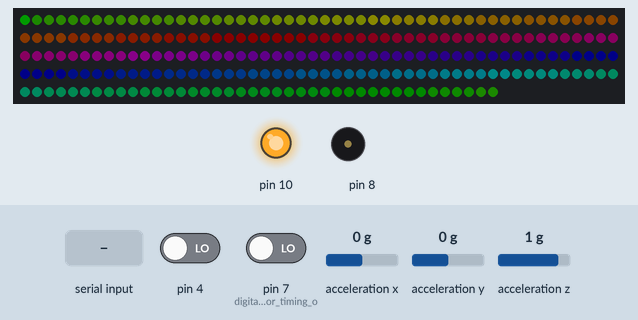
Recording of a sketch running on a simulated Arduino Pro Mini, built with avr-gcc and run on an emulated ATmega328P. Shown: 240 RGB LEDs in strip order, left to right, continuing on the next row, output pins drawn as LEDs (lit = HIGH), buzzer (waves = sounding). Inputs (shaded band) come from the test bench; at power-on: pin 4 LOW, pin 7 (digital_flag_for_timing_o) LOW, acceleration x 0 g, acceleration y 0 g, acceleration z 1 g. Dim RGB values are drawn brighter than linear.

Above: at 1.8 s.
1.9 s: pin 4 driven HIGH
4.1 s: byte 1 (1) received over Serial
At 4.51 s:
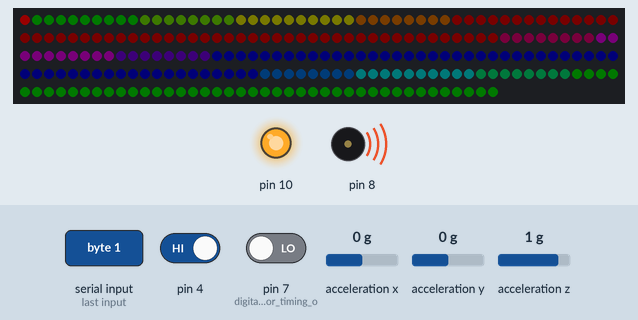
5.9 s: byte 2 (2) received over Serial
At 6.38 s:
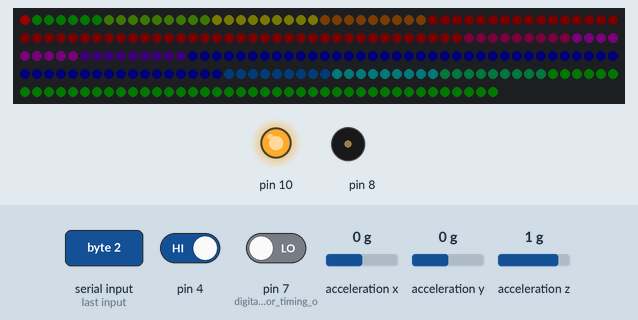
Timing chart, 0 to 8.9 s (numbered marks = the images above; inputs shaded):
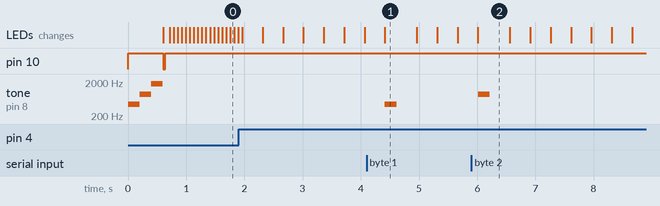

Measured:
- after the input at 4.1 s, tone on pin 8: silent → 440 Hz after 0.32 s, → silent 0.20 s later
- after the input at 5.9 s, tone on pin 8: silent → 880 Hz after 0.11 s, → silent 0.20 s later

The sketch:

LongmontBikeTest4.ino
```cpp
/* =============================================================
 * Longmont Bike 4
 * Run this on the breadboard, 7 leds, Xbee #2
 * based on BB7 snow globe code
 *
 *  LED string on SPI port pins 11 and 13 CLK and MOSI, pin 10 SPISEL
 *   is an enable signal to the voltage translator TXB0104, must be high
 *   to send data to LEDs
 *  Accelerometer on SPI bus, pins 11,12,13, uses pin 10 SPISEL as
 *   an active low select.
 *  Xbee on the UART pins RXI TXD, 57600 baud to match bootloader,
 *   DIO3 is tied to GRN (reset thru 0.1 uF cap), "digital line passing"
 *   forwards DIO3 of master, which is tied to DTR so the Arduino IDE
 *   can reset chip and start programming sequence.
 *  Piezo for tone on pin 8.
 *  Max4466 Mic Amp on A0 analog input for sound.
 *
 *  2 menu switch inputs on pins 4 and 7.
 *
 *  LED Layout: 2 sets 0 to 20, and 21 to 41, plus one extra at 42.
 *
 *  Dr Tom Flint, 27 Jan 2019
 *  Rework for the 3.3 volt ProMini, 22 Feb 2019
 *  Add over-the-air setup, 1 Mar 2019
 *  Adapt for Globe BB-6a, 2 April 2019
 *  From BB7 hack a new Bike Lights version, 13 Nov 2020
 *  Add daisy-chain dotstar on end of fiber box, 22 Nov 2020
 *
 ===============================================================*/

#include <Adafruit_DotStar.h>
#include <SPI.h>              // spi for LED string
#include "SparkFunLIS3DH.h"   // 3d accelerometer
#include "Wire.h"             // i2c for accel
//#define NUMLEDS 7            // Number of LEDs in strip
#define NUMLEDS 240            // Number of LEDs in strip
#define TONETIME 200          // mSec for tone outputs

Adafruit_DotStar strip = Adafruit_DotStar(NUMLEDS, DOTSTAR_BRG);

typedef struct {
    double r;       // a fraction between 0 and 1
    double g;       // a fraction between 0 and 1
    double b;       // a fraction between 0 and 1
} rgb;

typedef struct {
    double h;       // angle in degrees
    double s;       // a fraction between 0 and 1
    double v;       // a fraction between 0 and 1
} hsv;
rgb colorOut;
hsv colorIn;

// Colors
unsigned long color1;   // hue (HSV)
float bright = 0.0;
float bright_cmd = 0.0;
float bright2 = 0.0;
unsigned int shift = 0;

float findex = 120;       // Keep track of hue with a float, limit loop delay
//float finc = 0.2;      // increment much less than 1.0
float finc = 1.0;      // increment much less than 1.0
float hueBase = 0;
int led = 0;
float index = 0;
float index2 = 0;

//#define NUMHUES 7    //   red    ora    yel  grn   cyan   indigo  violet   repeat red
//float Hue[NUMHUES+1] = { 120,   115,   90,  4,    340,   260,    210,      120 };
#define NUMHUES 6    //   red  yel  grn   cyan   indigo  violet   repeat red
float Hue[NUMHUES+1] = { 120,  60,  0,    300,   240,    180,      120 };
float HueDelta = 5;

#define NUMSHADES 20
#define NUMCOLORS (NUMHUES*NUMSHADES)
unsigned long colorA[NUMCOLORS+2];

int index3 = 0;   // indices 3,4 for new color methods
int index4 = 0;
int delay2 = 0;

//#define MAXMODE 10
#define MAXMODE 1
int mode = 0;
int old_mode = 0;

#define MAXLEVEL 9
int level = 2;
int old_level = 0;

int buttons_in = 3;
int old_buttons = 3;

// Xbee
int XbeeIn = 0;
int XbeeOut = 0;
int XbeeCount = 0;

// Accelerometer
LIS3DH a1( SPI_MODE, 10 );  // Use spi with pin10 as chip select
float ax, ay, az;     // accelerometer readings
float mx, my, mz;     // magnitude and limit to 0 to 1.0


//=================================================================================
// rgb values are doubles on scale 0 to 1.0

hsv rgb2hsv(rgb in)
{
    hsv         out;
    double      min, max, delta;

    min = in.r < in.g ? in.r : in.g;
    min = min  < in.b ? min  : in.b;

    max = in.r > in.g ? in.r : in.g;
    max = max  > in.b ? max  : in.b;

    out.v = max;                                // v
    delta = max - min;
    if (delta < 0.00001)
    {
        out.s = 0;
        out.h = 0; // undefined, maybe nan?
        return out;
    }
    if( max > 0.0 ) { // NOTE: if Max is == 0, this divide would cause a crash
        out.s = (delta / max);                  // s
    } else {
        // if max is 0, then r = g = b = 0
        // s = 0, h is undefined
        out.s = 0.0;
        out.h = NAN;                            // its now undefined
        return out;
    }
    if( in.r >= max )                           // > is bogus, just keeps compilor happy
        out.h = ( in.g - in.b ) / delta;        // between yellow & magenta
    else
    if( in.g >= max )
        out.h = 2.0 + ( in.b - in.r ) / delta;  // between cyan & yellow
    else
        out.h = 4.0 + ( in.r - in.g ) / delta;  // between magenta & cyan

    out.h *= 60.0;                              // degrees

    if( out.h < 0.0 )
        out.h += 360.0;

    return out;
}

//=================================================================================
// This function converts HSV to RGB triplets

rgb hsv2rgb(hsv in)
{
    double      hh, p, q, t, ff;
    long        i;
    rgb         out;

    if(in.s <= 0.0) {       // < is bogus, just shuts up warnings
        out.r = in.v;
        out.g = in.v;
        out.b = in.v;
        return out;
    }
    hh = in.h;
    if(hh >= 360.0) hh = 0.0;
    hh /= 60.0;
    i = (long)hh;
    ff = hh - i;
    p = in.v * (1.0 - in.s);
    q = in.v * (1.0 - (in.s * ff));
    t = in.v * (1.0 - (in.s * (1.0 - ff)));

    switch(i) {
    case 0:
        out.r = in.v;
        out.g = t;
        out.b = p;
        break;
    case 1:
        out.r = q;
        out.g = in.v;
        out.b = p;
        break;
    case 2:
        out.r = p;
        out.g = in.v;
        out.b = t;
        break;

    case 3:
        out.r = p;
        out.g = q;
        out.b = in.v;
        break;
    case 4:
        out.r = t;
        out.g = p;
        out.b = in.v;
        break;
    case 5:
    default:
        out.r = in.v;
        out.g = p;
        out.b = q;
        break;
    }
    return out;
}


//=================================================================================
// This function takes floating point values for
// hue = h range 0 to 360
// saturation = s range 0 to 1.0
// value = v range 0 to 1.0
// and returns a 32 bit color code for the RGB values
// needed for the LED string: 0x00GGRRBB
unsigned long getColor(float h, float s, float v){

  unsigned long temp;

  colorIn.h = h;
  colorIn.s = s;
  colorIn.v = v;
  colorOut = hsv2rgb(colorIn);
  colorOut.r *= 255;
  colorOut.g *= 255;
  colorOut.b *= 255;

  temp = colorOut.r;
  temp = temp<<8;
  temp = temp + colorOut.g;
  temp = temp<<8;
  temp = temp + colorOut.b;

  return(temp);
}

//=================================================================================
// This function takes floating point values for
// hue = h range 0 to 360
// saturation = s range 0 to 1.0
// value = v range 0 to 1.0
// and returns a 32 bit color code for the RGB values
// needed for the LED string: 0x00GGRRBB
unsigned long getColor2(float h, float s, float v){

  unsigned long temp;

  colorIn.h = h;
  colorIn.s = s;
  colorIn.v = v;
  colorOut = hsv2rgb(colorIn);

  // compensation for low end output
  if(colorOut.r>0.005) colorOut.r = colorOut.r + 0.01*(1-colorOut.r)*(1-colorOut.r);
  if(colorOut.g>0.005) colorOut.g = colorOut.g + 0.01*(1-colorOut.g)*(1-colorOut.g);
  if(colorOut.b>0.005) colorOut.b = colorOut.b + 0.01*(1-colorOut.b)*(1-colorOut.b);

  colorOut.r *= 255;
  colorOut.g *= 255;
  colorOut.b *= 255;

  temp = colorOut.r;
  temp = temp<<8;
  temp = temp + colorOut.g;
  temp = temp<<8;
  temp = temp + colorOut.b;

  return(temp);
}

//=================================================================================
// This function takes floating point values for
// hue = h range 0 to 360
// saturation = s range 0 to 1.0
// value = v range 0 to 1.0
// and returns a 32 bit color code for the RGB values
// needed for the LED string: 0x00GGRRBB
// Use the Adafruit DotStar libraries as much as possible

unsigned long getColor3(float h, float s, float v){

  unsigned long color1;
  unsigned long color2;
  uint16_t hue;
  uint8_t sat;
  uint8_t val;

  hue = floor(h*65535.0/360.0);
  sat = floor(s*255);
  val = floor(v*255);

  color1= strip.ColorHSV(hue,sat,val);
  color2 = strip.gamma32(color1);

  return(color2);
}

//=================================================================================
// Scale a color that is already in the unsigned long format by a floating point
// value to achieve dimming from a full brightness reference
unsigned long scaleColor(unsigned long color, float bright){

  unsigned long scolor = 0;
  unsigned long red = 0;
  unsigned long grn = 0;
  unsigned long blu = 0;

  // divide the unsigned long into 3 fields
  blu=color & 0x000000FF;
  grn=(color & 0x0000FF00)>>8;
  red=(color & 0x00FF0000)>>16;

  // compensation for non-linear output
  if(bright<0.003){
    bright=0;
  }else{
    bright = bright*bright+0.001;
  }
  if(bright>1)bright=1;

  // scale each color
  blu = bright * (float)blu;
  grn = bright * (float)grn;
  red = bright * (float)red;

  // assemble back into an unsigned long
  scolor = red;
  scolor = scolor<<8;
  scolor = scolor + grn;
  scolor = scolor<<8;
  scolor = scolor + blu;

  return(scolor);
}

//=================================================================================
// Scale a color that is already in the unsigned long format by shifting
// value to achieve dimming from a full brightness reference
unsigned long scaleColor2(unsigned long color, int shift){

  unsigned long scolor = 0;
  unsigned long red = 0;
  unsigned long grn = 0;
  unsigned long blu = 0;

  if(shift<0)return(0L);
  if(shift>7)return(0L);

  // divide the unsigned long into 3 fields
  blu=color & 0x000000FF;
  grn=(color & 0x0000FF00)>>8;
  red=(color & 0x00FF0000)>>16;

  // scale each color
  blu = blu>>shift;
  grn = grn>>shift;
  red = red>>shift;

  // assemble back into an unsigned long
  scolor = red;
  scolor = scolor<<8;
  scolor = scolor + grn;
  scolor = scolor<<8;
  scolor = scolor + blu;

  return(scolor);
}
//=================================================================================

void setup() {

  // Pin 10 is the SPISEL line, set it HIGH to use the LEDs or the Piezo, both are enabled
  // thru the 3.3 to 5 volt level shifter.  Pin 10 LOW to use spi with the accelerometer.
  pinMode(10,OUTPUT);
  digitalWrite(10,LOW);

  // Startup tone
  digitalWrite(10,HIGH);
  tone(8,440,TONETIME);
  delay(TONETIME);
  tone(8,880,TONETIME);
  delay(TONETIME);
  tone(8,1760,TONETIME);
  delay(TONETIME);
  digitalWrite(10,LOW);

  // LED strip
  digitalWrite(10,HIGH);
  strip.begin(); // Initialize pins for output
  strip.show();  // Turn all LEDs off ASAP
  digitalWrite(10,LOW);

  // Xbee
//  Serial.begin(19200);   // Serial comms with the Xbee
  Serial.begin(57600);   // Serial comms with the Xbee

  // Debugging
//  Serial.begin(19200);   // Serial comms to the IDE for debug
//  Serial.print("ProMini3: startup Ok");
  pinMode(7,OUTPUT);    // digital flag for timing on scope
  digitalWrite(7,LOW);

  // Accelerometer
  a1.settings.adcEnabled = 0;
  a1.settings.tempEnabled = 0;
  a1.settings.accelSampleRate = 25;  // Hz.  Can be: 0,1,10,25,50,100,200,400,1600,5000 Hz
  a1.settings.accelRange = 4;        // Max G force readable.  Can be: 2, 4, 8, 16
  a1.settings.xAccelEnabled = 1;
  a1.settings.yAccelEnabled = 1;
  a1.settings.zAccelEnabled = 1;
  a1.begin();

  // Toggle menu switch on pins 4 and 7
  pinMode(4,INPUT);
  pinMode(7,INPUT);

  // setup colors
  int hi; // hue index
  int ci; // color index
  int di; // delta index
  float base;
  float delta;
  ci=0;

  for(hi=0;hi<NUMHUES;hi++){          // loop over the hues
    base = Hue[hi];
    index2=base;    // TEST
    delta = Hue[hi]-Hue[hi+1];
    if(delta<0) delta+=360;
    delta = delta / (float)NUMSHADES;
    for(di=0;di<NUMSHADES;di++) {       // generate shades of each hue
      index2 = base - delta*di;
      while(index2>360)index2-=360;
      while(index2<0)index2+=360;
      colorA[hi*NUMSHADES+di]=getColor2(index2,1,1);  // full brightness, use RGB low-level compensation
    }
  }

}

//=================================================================================

void loop() {

  digitalWrite(10,LOW);    // SPI select for LEDs    TEST
  // Read the 3d accelerometer on the SPI
  digitalWrite(4,HIGH);
  ax = a1.readFloatAccelX();
  ay = a1.readFloatAccelY();
  az = a1.readFloatAccelZ();
  digitalWrite(4,LOW);
  digitalWrite(10,HIGH);    // SPI select for LEDs    TEST

  // Xbee comms
  if(Serial.available()>0){
    XbeeIn = Serial.read();
    XbeeOut = XbeeIn + 1;

    //Serial.print(XbeeOut);

    if(XbeeIn == 1){
      tone(8,440,TONETIME);
      delay(TONETIME);
    }
    if(XbeeIn == 2){
      tone(8,880,TONETIME);
      delay(TONETIME);
    }
    if(XbeeIn == 3){
      tone(8,1760,TONETIME);
      delay(TONETIME);
    }

  }


  // Read 4 toggle switch input, normally high, pulled low when toggle is active
  buttons_in = 0;
  if(digitalRead(4)==HIGH) buttons_in +=1;
  if(digitalRead(7)==HIGH) buttons_in +=2;
  if(buttons_in != old_buttons){
    // got a new button press
    old_buttons = buttons_in;

    if(buttons_in == 1){
      mode +=1;
      if(mode>MAXMODE) mode=0;
    }
    if(buttons_in == 2){
      level +=1;
      if(level>MAXLEVEL) level=0;
    }
  }


  // ******** mode ALL *******************************************************
  if(mode >= 0){
    // update the hue index, first as float then as an int
    findex -= finc;
    if(findex>360) findex -= 360;
    if(findex<0) findex += 360;
    index = findex;

    // level will control brightness and speed of the spiral
    if(level==0) {bright_cmd=0; shift=9;}
    if(level==1) {bright_cmd=0.05; shift=8;}
    if(level==2) {bright_cmd=0.1; shift=7;}
    if(level==3) {bright_cmd=0.15; shift=6;}
    if(level==4) {bright_cmd=0.2; shift=5;}
    if(level==5) {bright_cmd=0.3; shift=4;}
    if(level==6) {bright_cmd=0.4; shift=3;}
    if(level==7) {bright_cmd=0.6; shift=2;}
    if(level==8) {bright_cmd=0.8; shift=1;}
    if(level==9) {bright_cmd=1.0; shift=0;}

//    if(bright<bright_cmd)bright += 0.0005;   // range 0 to 1.0
//    if(bright>bright_cmd)bright -=0.0005;
    bright=bright_cmd;      // TEST don't ramp
  }

  // ***************** mode 0, flow *******************************************************
  if(mode==0){

    for(led=0;led<NUMLEDS;led++){
      index2=index-led*1.5;
      while(index2>360)index2-=360;
      while(index2<0)index2+=360;
//      color1 = getColor(index2,1,bright);        // use base color
      color1 = getColor(index2,1,bright*0.4);        // use base color
      strip.setPixelColor(led,color1);
    }

    color1 = getColor(120,1,bright);        // mode marker
    strip.setPixelColor(0,color1);
}
  // ***************** mode 1, flow *******************************************************
  if(mode==1){

    for(led=0;led<NUMLEDS;led++){
      index2=index-led*1.5;
      while(index2>360)index2-=360;
      while(index2<0)index2+=360;
//      color1 = getColor3(index2,1,bright);        // use base color
      color1 = scaleColor(getColor3(index2,1,1.0),bright);        // use base color
      strip.setPixelColor(led,color1);
    }
    color1 = getColor(0,1,bright);        // mode marker
    strip.setPixelColor(0,color1);
  }

  // ***************** mode 2, LUT flow **********************************************
  if(mode==2){
    strip.clear();

    index3=index;

    // update the strip
    for(led=0;led<NUMLEDS;led++){
      index4 = index3-(led*1.5)*(float)NUMCOLORS/360;
      while(index4>=NUMCOLORS) index4 -= NUMCOLORS;
      strip.setPixelColor(led, scaleColor(colorA[index4],bright) );
    }

    color1 = getColor(240,1,bright);        // mode marker
    strip.setPixelColor(0,color1);
  }

  // ***************** mode x, Show 7 Colors **************************
  if(mode==-3){
    strip.clear();

    for(led=0;led<NUMLEDS;led++){
      strip.setPixelColor(led, getColor(Hue[led],1,bright) );
    }
  }

  // ***************** mode x, Scaled 7 Colors *************************
  if(mode==-5){
    strip.clear();

    for(led=0;led<NUMLEDS;led++){
//      strip.setPixelColor(led, getColor(Hue[led],1,bright) );
//      strip.setPixelColor(led, colorA[led*NUMSHADES] );
      strip.setPixelColor(led, scaleColor(colorA[led*NUMSHADES],bright) );
    }
  }

  // ***************** mode 3, Shift 7 Colors *************************
  if(mode==3){
    strip.clear();

    for(led=0;led<NUMLEDS;led++){
//      strip.setPixelColor(led, getColor(Hue[led],1,bright) );
//      strip.setPixelColor(led, colorA[led*NUMSHADES] );
//      strip.setPixelColor(led, scaleColor(colorA[led*NUMSHADES],bright) );
      strip.setPixelColor(led, scaleColor2(colorA[led*NUMSHADES],shift) );
    }
  }

  // ***************** mode 4:10, Show individual colors with delta  ****
  if(mode>3){
    strip.clear();

    for(led=0;led<NUMLEDS;led++){
      index2=Hue[mode-4]-3*HueDelta +led*HueDelta;
      strip.setPixelColor(led, getColor(index2,1,bright) );
    }
  }


  // ************** end of modes ********************************

  // Update the strip
//  digitalWrite(10,HIGH);    // SPI select for LEDs
  strip.show();             // Refresh strip
//  digitalWrite(10,LOW);     // De-select LEDS, selects accelerometer

}

//=================================================================================
```
